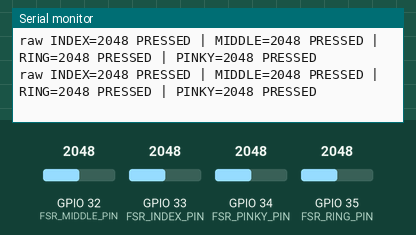
Simulated run of this sketch. Board: ESP32. Parts: the last lines printed to the serial monitor. Inputs (shaded band) come from the test bench; at power-on: GPIO 32 (FSR_MIDDLE_PIN) = 2048, GPIO 33 (FSR_INDEX_PIN) = 2048, GPIO 34 (FSR_PINKY_PIN) = 2048, GPIO 35 (FSR_RING_PIN) = 2048 (analog values on the 0–4095 scale).

Above: at 1.7 s.
1.8 s: GPIO 32 (FSR_MIDDLE_PIN) set to 1260
At 1.81 s:
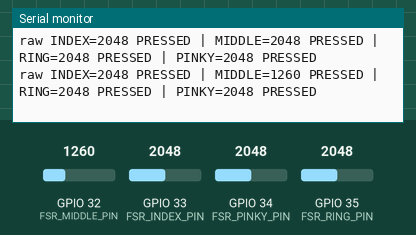
3.3 s: GPIO 32 (FSR_MIDDLE_PIN) set to 1159
At 3.31 s:
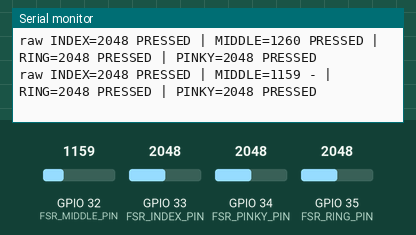
5.3 s: GPIO 33 (FSR_INDEX_PIN) set to 1263
At 5.31 s:
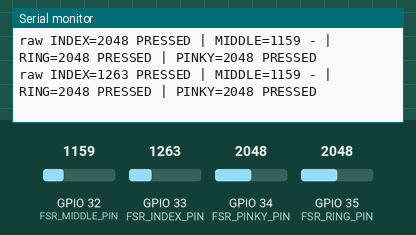
6.8 s: GPIO 33 (FSR_INDEX_PIN) set to 1175
At 6.82 s:
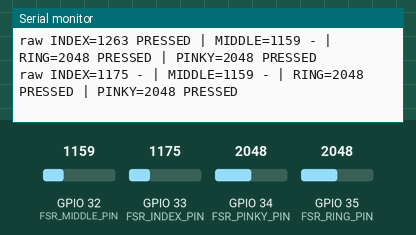
8.8 s: GPIO 34 (FSR_PINKY_PIN) set to 1230
At 8.82 s:
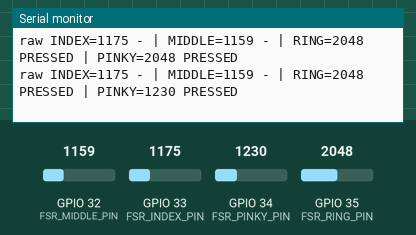
10.3 s: GPIO 34 (FSR_PINKY_PIN) set to 1132
At 10.32 s:
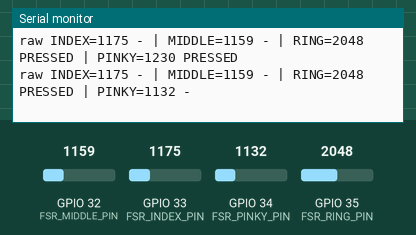

The sketch:

fsr_raw_test.ino
```cpp
#include <Arduino.h>

// Temporary diagnostic sketch for the right-glove FSR wiring.
// Flash this to the right glove ESP32, open Serial Monitor at 115200,
// and press each FSR to watch raw ADC values change.

// Match the real right-glove firmware. These are ADC1 pins, so they still
// work when the real firmware enables ESP-NOW/Wi-Fi.
static const int FSR_INDEX_PIN = 33;
static const int FSR_MIDDLE_PIN = 32;
static const int FSR_RING_PIN = 35;
static const int FSR_PINKY_PIN = 34;
static const int FSR_PRESS_THRESHOLD = 1200;
static const uint32_t PRINT_INTERVAL_MS = 100;

uint32_t last_print_ms = 0;

void setup() {
  Serial.begin(115200);
  delay(500);
  analogReadResolution(12);

  pinMode(FSR_INDEX_PIN, INPUT);
  pinMode(FSR_MIDDLE_PIN, INPUT);
  pinMode(FSR_RING_PIN, INPUT);
  pinMode(FSR_PINKY_PIN, INPUT);

  Serial.println("FSR raw diagnostic ready");
  Serial.println("Expected wiring: 3.3V -> FSR -> ADC pin -> 10k resistor -> GND");
  Serial.printf("Pins: INDEX=%d MIDDLE=%d RING=%d PINKY=%d threshold=%d\n",
                FSR_INDEX_PIN, FSR_MIDDLE_PIN, FSR_RING_PIN, FSR_PINKY_PIN, FSR_PRESS_THRESHOLD);
}

void loop() {
  uint32_t now = millis();
  if ((now - last_print_ms) < PRINT_INTERVAL_MS) {
    return;
  }
  last_print_ms = now;

  int index_raw = analogRead(FSR_INDEX_PIN);
  int middle_raw = analogRead(FSR_MIDDLE_PIN);
  int ring_raw = analogRead(FSR_RING_PIN);
  int pinky_raw = analogRead(FSR_PINKY_PIN);

  Serial.printf(
    "raw INDEX=%4d %s | MIDDLE=%4d %s | RING=%4d %s | PINKY=%4d %s\n",
    index_raw, index_raw > FSR_PRESS_THRESHOLD ? "PRESSED" : "-",
    middle_raw, middle_raw > FSR_PRESS_THRESHOLD ? "PRESSED" : "-",
    ring_raw, ring_raw > FSR_PRESS_THRESHOLD ? "PRESSED" : "-",
    pinky_raw, pinky_raw > FSR_PRESS_THRESHOLD ? "PRESSED" : "-"
  );
}
```

Measured:
- the behaviour switches between 1201 and 1200 on GPIO 32 (FSR_MIDDLE_PIN) (found by bisection; images 1 and 2)
- the behaviour switches between 1201 and 1200 on GPIO 33 (FSR_INDEX_PIN) (found by bisection; images 3 and 4)
- the behaviour switches between 1201 and 1200 on GPIO 34 (FSR_PINKY_PIN) (found by bisection; images 5 and 6)
- after the input at 1.8 s, the serial monitor: prints a new line at once (image 1)
- after the input at 3.3 s, the serial monitor: prints a new line at once (image 2)
- after the input at 5.3 s, the serial monitor: prints a new line at once (image 3)
- after the input at 6.8 s, the serial monitor: prints a new line at once (image 4)
- after the input at 8.8 s, the serial monitor: prints a new line at once (image 5)
- after the input at 10.3 s, the serial monitor: prints a new line at once (image 6)
